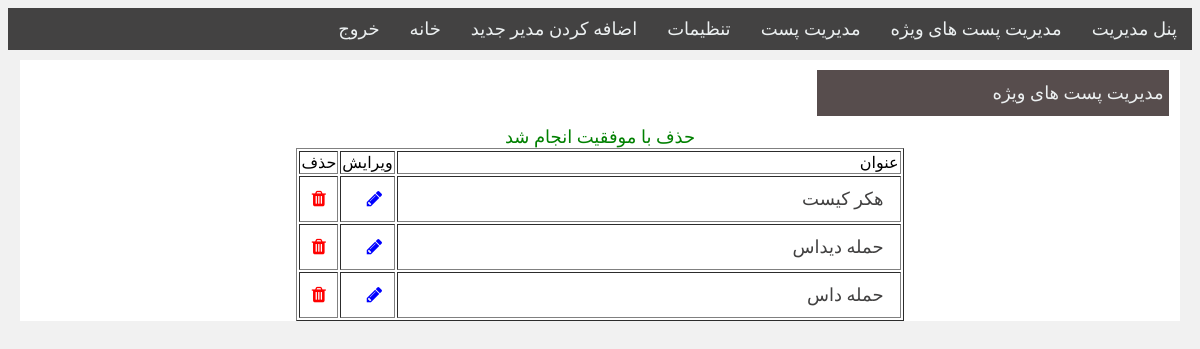
/admin/amanagespcialpost.php?delok=5000 (signed in), run on the app's committed database.
### tables this page shows
CREATE TABLE IF NOT EXISTS `spcialpost` (
  `id` int NOT NULL AUTO_INCREMENT,
  `title` varchar(100) NOT NULL,
  `image` varchar(200) NOT NULL,
  `content` text NOT NULL,
  PRIMARY KEY (`id`)
);

### admin/amanagespcialpost.php (the view, shortened to what this page needs)
<?php include("menu.php") ?>
<div class=" managepostbox">
    <div class="sendposttitle">
        <p> مدیریت پست های ویژه</p>
    </div>
    <center>
    <?php
        if(isset($_GET["delok"])){
            echo"<center><font color=green>حذف با موفقیت انجام شد</font></center>";
        }
        ?>
    <table border="1px">
        <tr>
            <td width="500px">عنوان</td>
            <td>ویرایش</td>
            <td>حذف</td>
        </tr>
        <?php
            $query = "SELECT * FROM `spcialpost` ORDER BY `id` DESC";
            $result = mysqli_query($link, $query);
            while($row = mysqli_fetch_array($result)){
        ?>
        <tr>
        <td> <a href="#"><?php echo "$row[title]" ?></a></td>
        <td><a href="<?php echo "umanagespcialpost.php?sppostid=$row[id]" ?>" class="edit-icon"> <i class="fa fa-pencil"></i> </a></td>
        <td><a href="<?php echo "../code.php?sppostid=$row[id]" ?>" class="delete-icon"> <i class="fa fa-trash"></i> </a></td>
        </tr>
        <?php }?>
    </table>
    </center>
</div>

### style/panel.css (style rules this page uses)
body { font-family: "b nazanin"; font-size: 18px; direction: rtl; background-color: #f1f1f1f1; }
div,p,ul { padding: 0px; margin: 0px; }
p { color: #ecf0f1; }
a { text-decoration: none; color: #ecf0f1; }
.sendposttitle { float: right; width: 98%; height: auto; background-color: #fff; margin: 10px 1%; }
.sendposttitle p { width: 30%; padding: 12px 5px; background-color: #574D4D; float: right; }
.managepostbox { float: right; width: 98%; height: auto; background-color: #fff; margin: 10px 1%; }
.managepostbox a { float: right; width: 50%; color: #414040; margin: 5px 1%; padding: 5px 10px; font-size: 18px; }
.edit-icon i { color: blue; }
.delete-icon i { color: red; }

### data on the page
spcialpost: title "هکر کیست"
spcialpost: title "حمله دیداس"
spcialpost: title "حمله داس"
